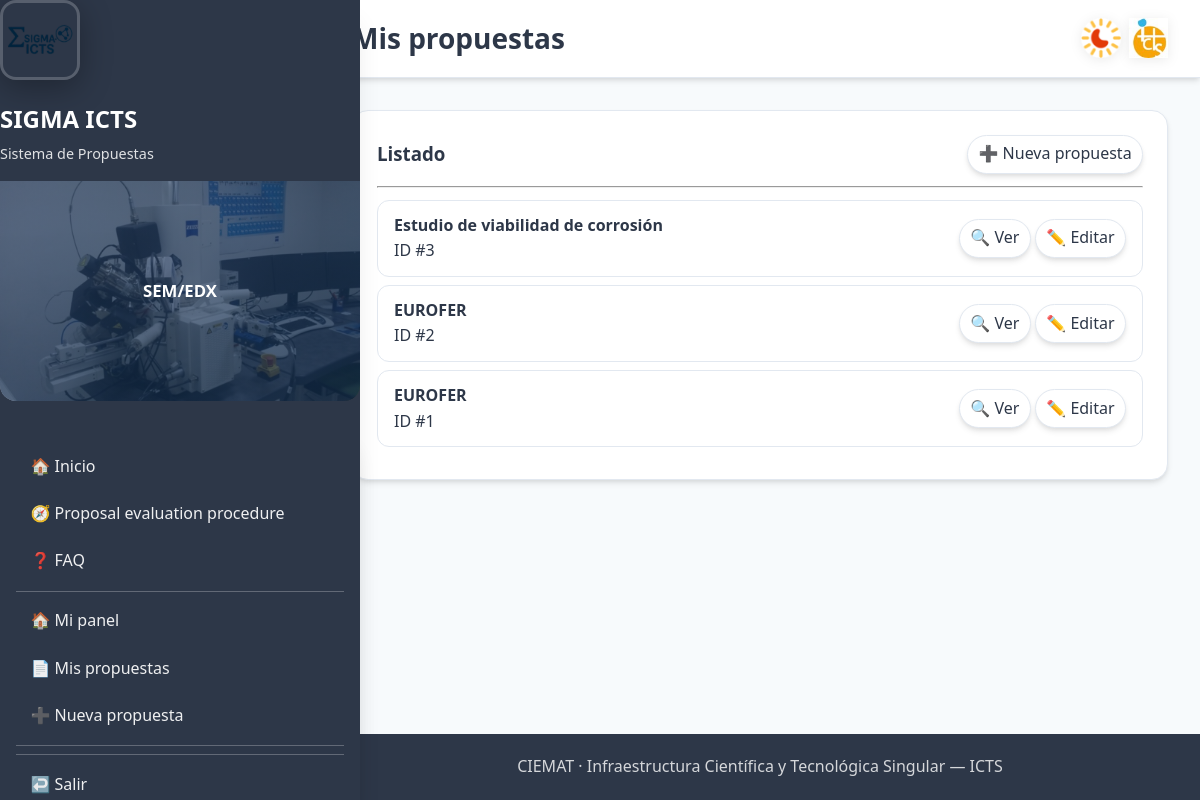
The app's page /icts/my/ (signed in) with its own data.
### icts/models.py (models this page shows, shortened)
class AccessProposal(models.Model):
    PROJECT_TYPE_CHOICES = [
        ("international", "International"),
        ("european", "European"),
        ("national", "National"),
        ("regional", "Regional"),
    ]
    STATUS_CHOICES = [
        ("draft", "Draft"),
        ("submitted", "Submitted"),
        ("accepted", "Accepted"),
        ("rejected", "Rejected"),
    ]
    applicant = models.ForeignKey(
        settings.AUTH_USER_MODEL,
        on_delete=models.CASCADE,
        related_name="icts_proposals",
    )
    title = models.CharField(max_length=200)
    scope = models.TextField(blank=True)
    facilities = models.ManyToManyField(Facility, blank=True)
    status = models.CharField(max_length=12, choices=STATUS_CHOICES, default="draft")
    created_at = models.DateTimeField(auto_now_add=True)
    is_new_request = models.BooleanField(default=True, help_text="Is this a new request?")
    previous_access = models.ForeignKey(
        'self',
        on_delete=models.SET_NULL,
        null=True,
        blank=True,
        help_text="Previous approved request to copy data from"
    )
    access_code = models.CharField(max_length=50, blank=True, help_text="Auto-generated access code")
    applicant_is_different = models.BooleanField(default=False)
    organization = models.CharField(max_length=200, blank=True, help_text="Center/Institution")
    contact_person = models.CharField(max_length=200, blank=True)
    email = models.EmailField(blank=True)
    phone = models.CharField(max_length=50, blank=True)
    project_name = models.CharField(max_length=200, blank=True)
    project_type = models.CharField(
        max_length=100,
        blank=True,
        choices=PROJECT_TYPE_CHOICES,
        help_text="International, European, National, Regional",
    )
    funding_source = models.CharField(max_length=200, blank=True)
    start_year = models.IntegerField(null=True, blank=True)
    end_year = models.IntegerField(null=True, blank=True)
    previous_experiments = models.TextField(blank=True)
    references = models.TextField(blank=True)
    facility_sem = models.BooleanField(default=False)
    facility_sem_fib = models.BooleanField(default=False)
    facility_imp = models.BooleanField(default=False)
    facility_sims = models.BooleanField(default=False)
    facility_confocal = models.BooleanField(default=False)
    facility_vdg = models.BooleanField(default=False)
    facility_profilometer = models.BooleanField(default=False)

### icts/views.py (the view)
# urls.py: path("my/", views.my_proposals, name="my_proposals"),
@login_required(login_url="/accounts/login/icts/")
@user_passes_test(is_icts_user)
@never_cache
def my_proposals(request):
    qs = AccessProposal.objects.filter(applicant=request.user).order_by("-created_at")
    state = request.GET.get("state")
    if state in {"draft", "submitted", "accepted", "rejected"}:
        qs = qs.filter(status=state)
    return render(request, "icts/my_proposals.html", {"proposals": qs, "state": state})

### accounts/templatetags/form_extras.py (called while the page is built)
@register.filter(name="has_group")
def has_group(user, group_name: str):
    try:
        return user.is_authenticated and user.groups.filter(name__iexact=group_name).exists()
    except Exception:
        return False

### icts/context_processors.py (called while the page is built)
def icts_ui(request):
    user = request.user
    role = ""
    if user.is_authenticated:
        if user.is_superuser:
            role = "Admin"
        elif user.groups.filter(name__iexact="managers").exists():
            role = "Manager"
        elif user.groups.filter(name__iexact="responsables").exists():
            role = "Responsable"
        elif user.groups.filter(name__iexact="revisores").exists():
            role = "Revisor"
        else:
            role = "Usuario"
    return {"icts_role_name": role}

### icts/views.py (called while the page is built)
def is_icts_user(user):
    return user.is_authenticated and (
        user.is_superuser or user.groups.filter(name__iexact="icts_users").exists()
        or user.groups.filter(name__iexact="revisores").exists()
        or user.groups.filter(name__iexact="responsables").exists()
        or user.groups.filter(name__iexact="managers").exists()
    )

### sigmalab/context_processors.py (called while the page is built)
def lab_role(request):
    role = None
    if request.user.is_authenticated:
        if (request.user.is_superuser
            or request.user.groups.filter(name="Técnicos Σ-LAB").exists()):
            role = "TECNICO"
        else:
            role = "USUARIO"
    return {"LAB_ROLE": role}

### icts/templates/icts/my_proposals.html (shortened to what this page needs)
{% extends "base_icts.html" %}
{% block page_title %}Mis propuestas{% endblock %}
{% block content %}
<div class="card">
  <div style="display:flex; justify-content:space-between; align-items:center;">
    <h3 style="margin:0;">Listado</h3>
    <a class="chip" href="{% url 'icts:proposal_create' %}">➕ Nueva propuesta</a>
  </div>
  <hr style="margin:.75rem 0;">
  {% if proposals %}
    <ul class="list">
      {% for p in proposals %}
        <li class="list-item">
          <div>
            <div class="list-title">{{ p.title|default:"(Sin título)" }}</div>
            <div class="muted">ID #{{ p.id }}</div>
          </div>
          <div class="list-actions">
            <a class="chip" href="{% url 'icts:proposal_detail' p.id %}">🔍 Ver</a>
            <a class="chip" href="{% url 'icts:proposal_edit' p.id %}">✏️ Editar</a>
          </div>
        </li>
      {% endfor %}
    </ul>
  {% else %}
    <div class="muted">No tienes propuestas aún.</div>
  {% endif %}
</div>
{% endblock %}

### records on screen
AccessProposal: title "Estudio de viabilidad de corrosión", id "3"
AccessProposal: title "EUROFER", id "2"
AccessProposal: title "EUROFER", id "1"
